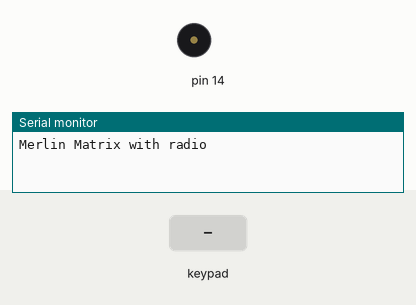
This sketch was run on a simulated Arduino Uno, built with avr-gcc and run on an emulated ATmega328P. Shown: buzzer (waves = sounding), the last lines printed to the serial monitor. The test bench sets the inputs (shaded band). No radio packets arrive unless stated.

Above: at 1.2 s.
1.3 s: keypad keys 5 4 3 2 pressed 0.4 s apart
At 1.75 s:
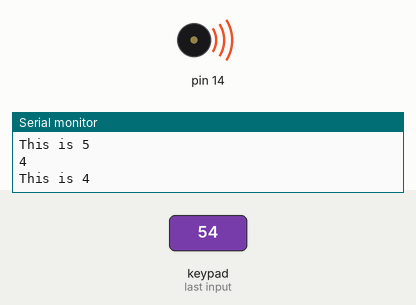
4.4 s: key '*' pressed
At 5.8 s:
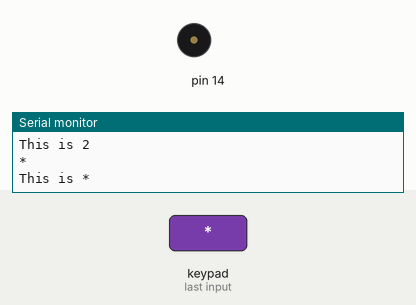
6.1 s: key '#' pressed
At 6.9 s:
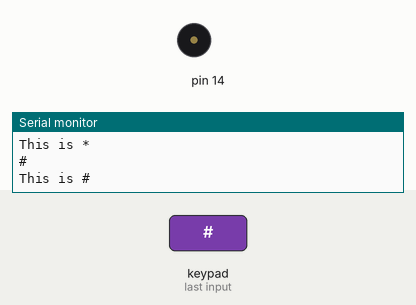
7.8 s: keypad keys 1 0 9 6 pressed 0.4 s apart
At 8.05 s:
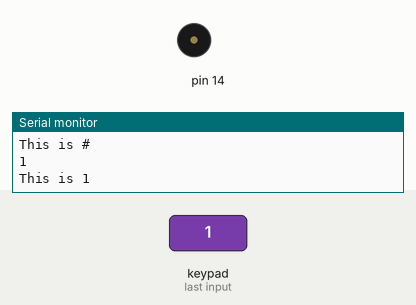
Timing chart, 0 to 10.8 s (numbered marks = the images above; inputs shaded):
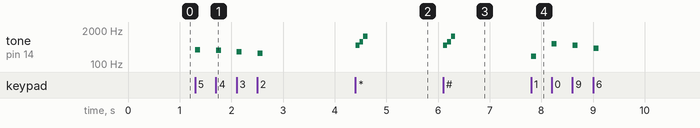

Measured:
- after the input at 1.3 s, tone on pin 14: plays 349 Hz for 0.10 s, 330 Hz for 0.10 s, 294 Hz for 0.10 s, 262 Hz for 0.10 s, starting at once
- after the input at 4.4 s, tone on pin 14: silent → 523 Hz at once, → 698 Hz 0.08 s later, → 1175 Hz 0.08 s later, → silent 0.08 s later
- after the input at 6.1 s, tone on pin 14: silent → 523 Hz at once, → 698 Hz 0.08 s later, → 1175 Hz 0.08 s later, → silent 0.08 s later
- after the input at 7.8 s, tone on pin 14: plays 196 Hz for 0.10 s, 587 Hz for 0.10 s, 523 Hz for 0.10 s, 392 Hz for 0.10 s, starting at once

The sketch:

merlin_radio_tone_metro.ino
```cpp
/*  Title:       Merlin Keypad Matrix
 *  Description: Read key pressed from Parker Brothers Merlin handheld game.
 *  Author:      Colin Travis
 *  Version:     0.2
 *  Modified:    11/13/2017
 *
 */
#include <Keypad.h>
#include <SPI.h>
#include "RF24.h"
#include "pitches.h"

const byte ROWS = 4; //four rows
const byte COLS = 3; //three columns
char keys[ROWS][COLS] = {
  {'1','2','3'},
  {'4','5','6'},
  {'7','8','9'},
  {'*','0','#'}
};
byte rowPins[ROWS] = {5, 4, 3, 2}; //connect to the row pinouts of the keypad
byte colPins[COLS] = {10, 9, 6}; //connect to the column pinouts of the keypad

Keypad keypad = Keypad( makeKeymap(keys), rowPins, colPins, ROWS, COLS );

/****************** User Config ***************************/
/***      Set this radio as radio number 0 or 1         ***/
bool radioNumber = 0;

/* Hardware configuration: Set up nRF24L01 radio on SPI bus plus pins 7 & 8 */
RF24 radio(7,8);
/**********************************************************/
byte addresses[][6] = {"1Node","2Node"};
// Used to control whether this node is sending or receiving
bool role = 1;

void setup()
{
  Serial.begin(9600);
  Serial.println(F("Merlin Matrix with radio"));
  radio.begin();
  radio.openWritingPipe(addresses[0]);

}

void loop()
{
  char key = keypad.getKey();
  if(key){
  Serial.println(key);
  }
  switch (key)
  {
    case '1':
      Serial.println("This is 1");
      tone(14,NOTE_G3,200);
      delay(100);
      noTone(14);
      radio.write(&key, sizeof(key));
      break;
    case '2':
      Serial.println("This is 2");
      tone(14,NOTE_C4,200);
      delay(100);
      noTone(14);
      radio.write(&key, sizeof(key));
      break;
    case '3':
      Serial.println("This is 3");
      tone(14,NOTE_D4,200);
      delay(100);
      noTone(14);
      radio.write(&key, sizeof(key));
      break;
    case '4':
      Serial.println("This is 4");
      tone(14,NOTE_E4,200);
      delay(100);
      noTone(14);
      radio.write(&key, sizeof(key));
      break;
    case '5':
      Serial.println("This is 5");
      tone(14,NOTE_F4,200);
      delay(100);
      noTone(14);
      radio.write(&key, sizeof(key));
      break;
    case '6':
      Serial.println("This is 6");
      tone(14,NOTE_G4,200);
      delay(100);
      noTone(14);
      radio.write(&key, sizeof(key));
      break;
    case '7':
      Serial.println("This is 7");
      tone(14,NOTE_A4,200);
      delay(100);
      noTone(14);
      radio.write(&key, sizeof(key));
      break;
    case '8':
      Serial.println("This is 8");
      tone(14,NOTE_B4,200);
      delay(100);
      noTone(14);
      radio.write(&key, sizeof(key));
      break;
    case '9':
      Serial.println("This is 9");
      tone(14,NOTE_C5,200);
      delay(100);
      noTone(14);
      radio.write(&key, sizeof(key));
      break;
    case '0':
      Serial.println("This is 0");
      tone(14,NOTE_D5,200);
      delay(100);
      noTone(14);
      radio.write(&key, sizeof(key));
      break;
    case '#':
      Serial.println("This is #");
      tone(14,NOTE_C5,75);
      delay(75);
      tone(14,NOTE_F5,75);
      delay(75);
      tone(14,NOTE_D6,80);
      delay(80);
      noTone(14);
      radio.write(&key, sizeof(key));
      break;
    case '*':
      Serial.println("This is *");
      tone(14,NOTE_C5,75);
      delay(75);
      tone(14,NOTE_F5,75);
      delay(75);
      tone(14,NOTE_D6,80);
      delay(80);
      noTone(14);
      radio.write(&key, sizeof(key));
      break;

  }
}
```

pitches.h
```cpp
/*************************************************
 * Public Constants
 *************************************************/

#define NOTE_B0  31
#define NOTE_C1  33
#define NOTE_CS1 35
#define NOTE_D1  37
#define NOTE_DS1 39
#define NOTE_E1  41
#define NOTE_F1  44
#define NOTE_FS1 46
#define NOTE_G1  49
#define NOTE_GS1 52
#define NOTE_A1  55
#define NOTE_AS1 58
#define NOTE_B1  62
#define NOTE_C2  65
#define NOTE_CS2 69
#define NOTE_D2  73
#define NOTE_DS2 78
#define NOTE_E2  82
#define NOTE_F2  87
#define NOTE_FS2 93
#define NOTE_G2  98
#define NOTE_GS2 104
#define NOTE_A2  110
#define NOTE_AS2 117
#define NOTE_B2  123
#define NOTE_C3  131
#define NOTE_CS3 139
#define NOTE_D3  147
#define NOTE_DS3 156
#define NOTE_E3  165
#define NOTE_F3  175
#define NOTE_FS3 185
#define NOTE_G3  196
#define NOTE_GS3 208
#define NOTE_A3  220
#define NOTE_AS3 233
#define NOTE_B3  247
#define NOTE_C4  262
#define NOTE_CS4 277
#define NOTE_D4  294
#define NOTE_DS4 311
#define NOTE_E4  330
#define NOTE_F4  349
#define NOTE_FS4 370
#define NOTE_G4  392
#define NOTE_GS4 415
#define NOTE_A4  440
#define NOTE_AS4 466
#define NOTE_B4  494
#define NOTE_C5  523
#define NOTE_CS5 554
#define NOTE_D5  587
#define NOTE_DS5 622
#define NOTE_E5  659
#define NOTE_F5  698
#define NOTE_FS5 740
#define NOTE_G5  784
#define NOTE_GS5 831
#define NOTE_A5  880
#define NOTE_AS5 932
#define NOTE_B5  988
#define NOTE_C6  1047
#define NOTE_CS6 1109
#define NOTE_D6  1175
#define NOTE_DS6 1245
#define NOTE_E6  1319
#define NOTE_F6  1397
#define NOTE_FS6 1480
#define NOTE_G6  1568
#define NOTE_GS6 1661
#define NOTE_A6  1760
#define NOTE_AS6 1865
#define NOTE_B6  1976
#define NOTE_C7  2093
#define NOTE_CS7 2217
#define NOTE_D7  2349
#define NOTE_DS7 2489
#define NOTE_E7  2637
#define NOTE_F7  2794
#define NOTE_FS7 2960
#define NOTE_G7  3136
#define NOTE_GS7 3322
#define NOTE_A7  3520
#define NOTE_AS7 3729
#define NOTE_B7  3951
#define NOTE_C8  4186
#define NOTE_CS8 4435
#define NOTE_D8  4699
#define NOTE_DS8 4978
```
